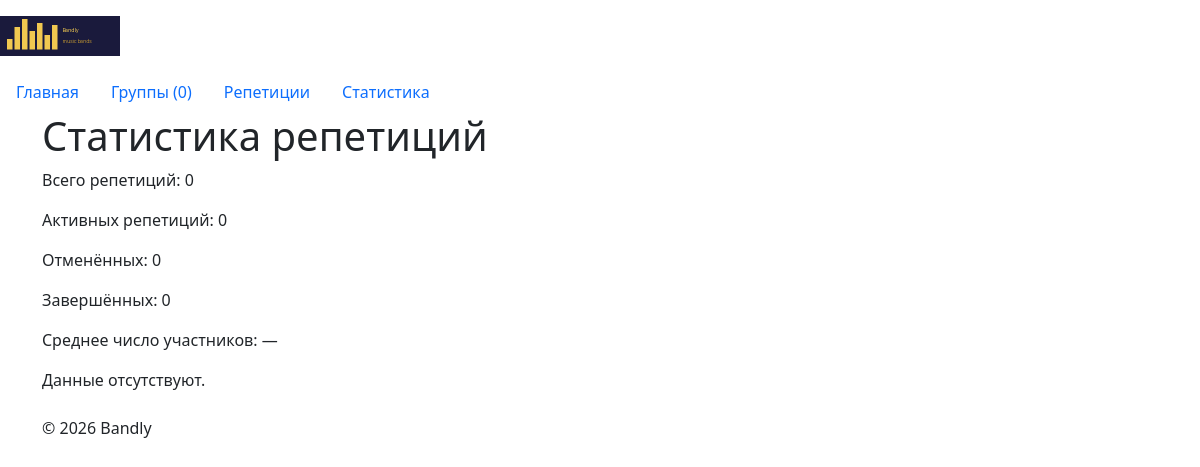
The app's page /rehearsals/statistics/, older data.
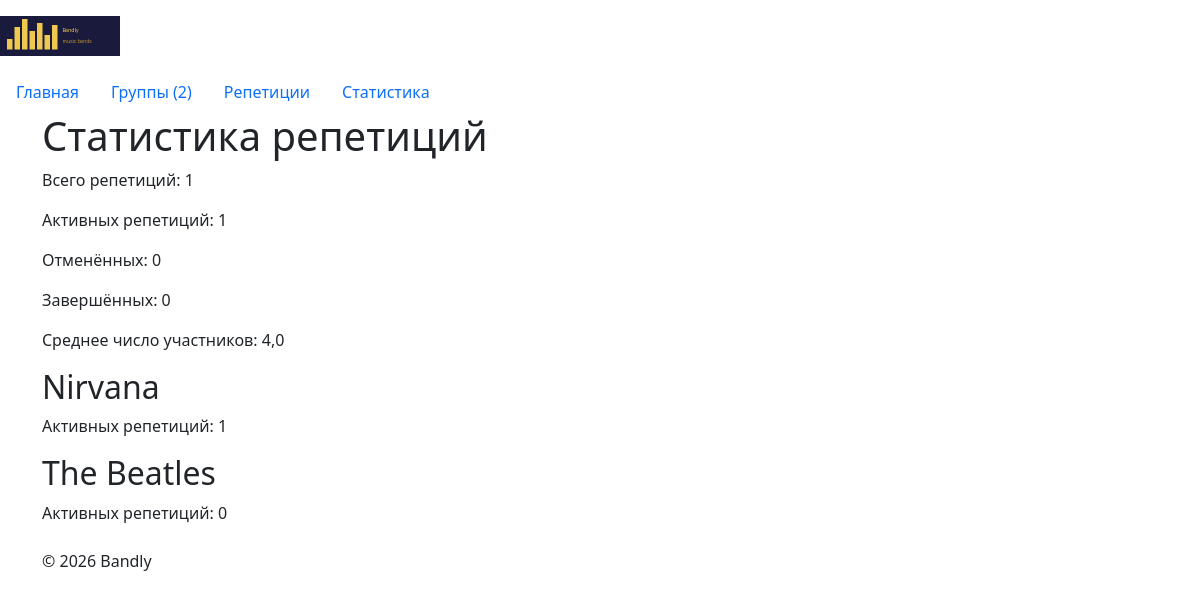
The same page, newer data.
### bands/models.py (models this page shows, shortened)
class Band(models.Model):
    name = models.CharField(
        max_length=200,
        verbose_name="Название группы",
    )
    foundation_date = models.DateField(
        verbose_name="Дата основания",
    )
    required_instrument = models.CharField(
        max_length=200,
        verbose_name="Требуемый инструмент",
        help_text="Укажите инструмент, которого не хватает группе.",
    )
    is_active = models.BooleanField(
        default=True,
        verbose_name="Группа активна",
    )
    slug = models.SlugField(
        max_length=180,
        unique=True,
        editable=False,
        verbose_name="URL-идентификатор",
    )
    class Meta:
        ordering = ["name"]
        verbose_name = "Группа"
        verbose_name_plural = "Группы"

### rehearsals/views.py (the view)
# urls.py: path("statistics/", views.statistics, name="statistics"),
def statistics(request):
    statistics_data = (
        Band.objects.annotate(
            rehearsals_count=Count(
                "rehearsals",
                filter=Q(
                    rehearsals__status=Rehearsal.Status.ACTIVE,
                ),
            ),
            band_name=F("name"),
        )
        .values("band_name", "rehearsals_count")
        .order_by("-rehearsals_count")
    )
    totals = Rehearsal.objects.aggregate(
        total_rehearsals=Count("id"),
        active_count=Count(
            "id",
            filter=Q(status=Rehearsal.Status.ACTIVE),
        ),
        cancelled_count=Count(
            "id",
            filter=Q(status=Rehearsal.Status.CANCELLED),
        ),
        completed_count=Count(
            "id",
            filter=Q(status=Rehearsal.Status.COMPLETED),
        ),
    )
    avg_participants = (
        Rehearsal.objects.active().aggregate(
            avg_participants=Avg("participants"),
        )["avg_participants"]
    )
    return render(
        request,
        "rehearsals/statistics.html",
        {
            "statistics": statistics_data,
            "active_count": totals["active_count"],
            "avg_participants": avg_participants,
            "total_rehearsals": totals["total_rehearsals"],
            "cancelled_count": totals["cancelled_count"],
            "completed_count": totals["completed_count"],
        },
    )

### bands/context_processors.py (called while the page is built)
def band_context(request):
    bands_count = Band.objects.count()
    return {
        "site_name": "Bandly",
        "bands_count": bands_count,
    }

### rehearsals/models.py (called while the page is built)
    def active(self):
        return self.filter(status=self.model.Status.ACTIVE)

### rehearsals/templates/rehearsals/statistics.html (shortened to what this page needs)
{% extends "base.html" %}
{% block content %}
 <h1>Статистика репетиций</h1>
 <p>Всего репетиций: {{ total_rehearsals }}</p>
 <p>Активных репетиций: {{ active_count }}</p>
 <p>Отменённых: {{ cancelled_count }}</p>
 <p>Завершённых: {{ completed_count }}</p>
 <p>Среднее число участников: {{ avg_participants|default:"—" }}</p>
 {% for item in statistics %}
 <article class="statistics-item">
  <h2>{{ item.band_name }}</h2>
  <p>Активных репетиций: {{ item.rehearsals_count }}</p>
 </article>
 {% empty %}
 <p>Данные отсутствуют.</p>
 {% endfor %}
{% endblock %}

Row changes from the older to the newer data that the page shows:
added Band: band_name "Nirvana", rehearsals_count "1"
added Band: band_name "The Beatles", rehearsals_count "0"
Text that changed along with them:
{{ bands_count }}: "0" → "2"
{{ total_rehearsals }}: "0" → "1"
{{ active_count }}: "0" → "1"
{{ avg_participants|default:"—" }}: "—" → "4,0"
text no longer shown: "Данные отсутствуют."
